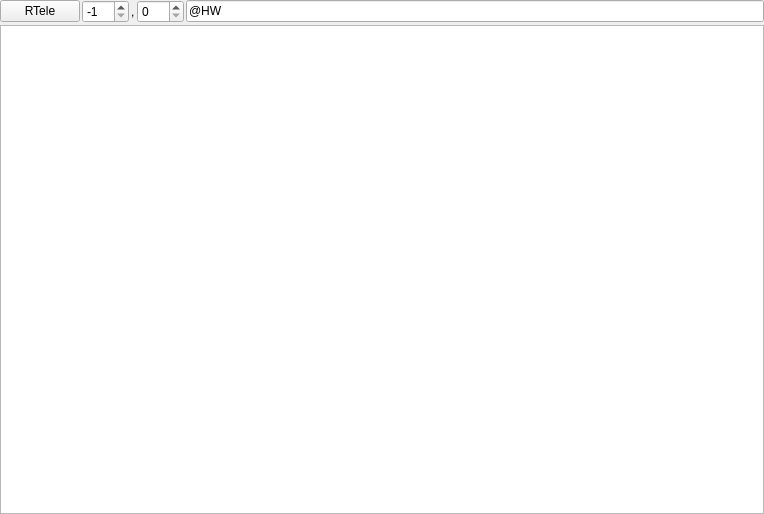
<?xml version="1.0" encoding="UTF-8"?>
<ui version="4.0">
 <class>Agent_Cmd_Log_Form</class>
 <widget class="QWidget" name="Agent_Cmd_Log_Form">
  <property name="geometry">
   <rect>
    <x>0</x>
    <y>0</y>
    <width>764</width>
    <height>514</height>
   </rect>
  </property>
  <property name="windowTitle">
   <string>Agent_Cmd_Log_Form</string>
  </property>
  <layout class="QVBoxLayout" name="verticalLayout">
   <property name="spacing">
    <number>2</number>
   </property>
   <property name="leftMargin">
    <number>0</number>
   </property>
   <property name="topMargin">
    <number>0</number>
   </property>
   <property name="rightMargin">
    <number>0</number>
   </property>
   <property name="bottomMargin">
    <number>0</number>
   </property>
   <item>
    <layout class="QHBoxLayout" name="horizontalLayout">
     <item>
      <widget class="QPushButton" name="btnRequestTelemetry">
       <property name="toolTip">
        <string>Request Telemetry</string>
       </property>
       <property name="text">
        <string>RTele</string>
       </property>
       <property name="checkable">
        <bool>true</bool>
       </property>
       <property name="checked">
        <bool>false</bool>
       </property>
      </widget>
     </item>
     <item>
      <widget class="QSpinBox" name="sbPacketN">
       <property name="toolTip">
        <string>PacketN</string>
       </property>
       <property name="minimum">
        <number>-1</number>
       </property>
       <property name="maximum">
        <number>999</number>
       </property>
       <property name="value">
        <number>-1</number>
       </property>
      </widget>
     </item>
     <item>
      <widget class="QLabel" name="lbComma">
       <property name="text">
        <string>,</string>
       </property>
      </widget>
     </item>
     <item>
      <widget class="QSpinBox" name="sbAgentN">
       <property name="toolTip">
        <string>AgentN</string>
       </property>
       <property name="maximum">
        <number>999</number>
       </property>
      </widget>
     </item>
     <item>
      <widget class="QLineEdit" name="lePushCMD">
       <property name="toolTip">
        <string>Send Custom CMD to Agent</string>
       </property>
       <property name="text">
        <string>@HW</string>
       </property>
      </widget>
     </item>
    </layout>
   </item>
   <item>
    <widget class="QTextEdit" name="pteAgentLog"/>
   </item>
  </layout>
 </widget>
 <resources/>
 <connections/>
</ui>
